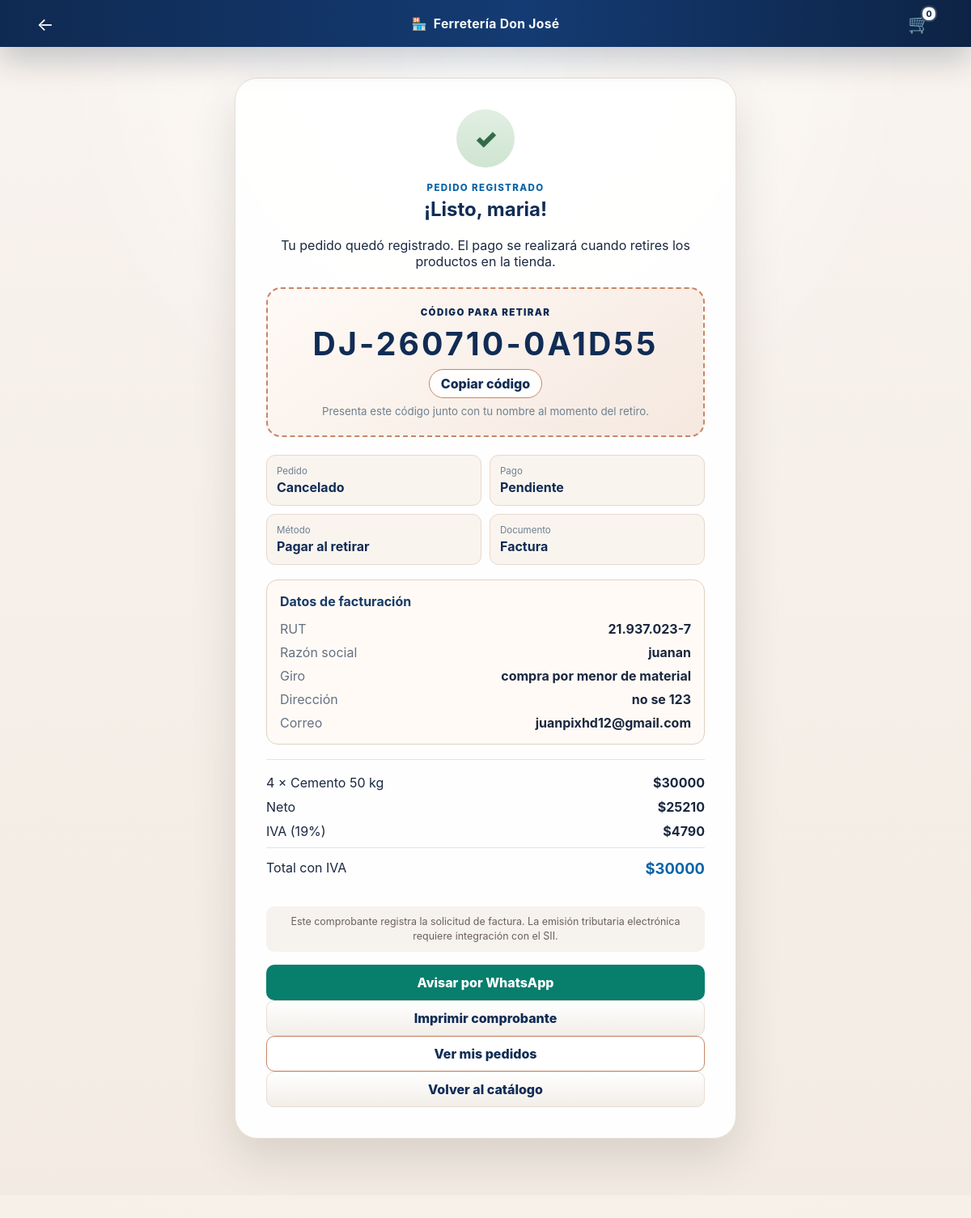
/pedido/exito/1/ (signed in), run on the app's committed database.
### tienda/models.py (models this page shows, shortened)
class Pedido(models.Model):
    usuario = models.ForeignKey(
        settings.AUTH_USER_MODEL,
        on_delete=models.SET_NULL,
        null=True,
        blank=True,
        related_name='pedidos',
        verbose_name='Cliente registrado',
    )
    ESTADOS = [
        ('pendiente', 'Pendiente'),
        ('listo', 'Pedido listo'),
        ('entregado', 'Entregado'),
        ('cancelado', 'Cancelado'),
    ]
    METODOS_PAGO = [
        ('tienda', 'Pagar al retirar'),
        ('tarjeta', 'Tarjeta'),
    ]
    ESTADOS_PAGO = [
        ('pendiente', 'Pendiente'),
        ('pagado', 'Pagado'),
        ('rechazado', 'Rechazado'),
    ]
    TIPOS_DOCUMENTO = [
        ('boleta', 'Boleta'),
        ('factura', 'Factura'),
    ]
    codigo_retiro = models.CharField(
        max_length=20,
        unique=True,
        default=generar_codigo_retiro,
        editable=False,
    )
    cliente_nombre = models.CharField(max_length=120)
    cliente_telefono = models.CharField(max_length=30)
    observacion = models.TextField(blank=True)
    estado = models.CharField(max_length=20, choices=ESTADOS, default='pendiente')
    metodo_pago = models.CharField(max_length=20, choices=METODOS_PAGO, default='tienda')
    estado_pago = models.CharField(max_length=20, choices=ESTADOS_PAGO, default='pendiente')
    tarjeta_ultimos4 = models.CharField(max_length=4, blank=True)
    referencia_pago = models.CharField(max_length=40, blank=True)
    tipo_documento = models.CharField(max_length=20, choices=TIPOS_DOCUMENTO, default='boleta')
    factura_rut = models.CharField(max_length=20, blank=True)
    factura_razon_social = models.CharField(max_length=160, blank=True)
    factura_giro = models.CharField(max_length=160, blank=True)
    factura_direccion = models.CharField(max_length=220, blank=True)
    factura_email = models.EmailField(blank=True)
    total = models.DecimalField(max_digits=12, decimal_places=0, default=0)
    stock_descontado = models.BooleanField(default=False)
    creado_en = models.DateTimeField(auto_now_add=True)
    actualizado_en = models.DateTimeField(auto_now=True)
    class Meta:
        ordering = ['-creado_en']
    @property
    def monto_neto(self):
        total = Decimal(self.total or 0)
        return (total / Decimal('1.19')).quantize(Decimal('1'), rounding=ROUND_HALF_UP)
    @property
    def monto_iva(self):
        return Decimal(self.total or 0) - self.monto_neto

class ItemPedido(models.Model):
    pedido = models.ForeignKey(Pedido, on_delete=models.CASCADE, related_name='items')
    producto = models.ForeignKey(Producto, on_delete=models.PROTECT)
    cantidad = models.PositiveIntegerField(default=1)
    precio_unitario = models.DecimalField(max_digits=10, decimal_places=0)
    @property
    def subtotal(self):
        return Decimal(self.cantidad) * self.precio_unitario

class Producto(models.Model):
    categoria = models.ForeignKey(Categoria, on_delete=models.PROTECT, related_name='productos')
    nombre = models.CharField(max_length=120)
    descripcion = models.TextField(blank=True)
    precio = models.DecimalField(max_digits=10, decimal_places=0)
    stock = models.PositiveIntegerField(default=0)
    imagen = models.ImageField(upload_to='productos/', blank=True, null=True)
    activo = models.BooleanField(default=True)
    actualizado_en = models.DateTimeField(auto_now=True)
    class Meta:
        ordering = ['nombre']

### tienda/views.py (the view)
# urls.py: path('pedido/exito/<int:pedido_id>/', views.pedido_exito, name='pedido_exito'),
def pedido_exito(request, pedido_id):
    pedido = get_object_or_404(Pedido.objects.prefetch_related('items__producto'), pk=pedido_id)
    pedidos_sesion = request.session.get('pedidos_sesion', [])
    acceso_por_sesion = pedido.id in pedidos_sesion or request.session.get('ultimo_pedido_id') == pedido.id
    acceso_por_usuario = request.user.is_authenticated and pedido.usuario_id == request.user.id
    acceso_administrador = request.user.is_authenticated and request.user.is_staff
    if not (acceso_por_sesion or acceso_por_usuario or acceso_administrador):
        raise Http404('Pedido no encontrado.')
    texto = quote(
        f'Hola, realicé el pedido {pedido.codigo_retiro} a nombre de {pedido.cliente_nombre}. '
        f'El total es ${pedido.total:,.0f}, el documento solicitado es {pedido.get_tipo_documento_display()} '
        f'y el método de pago es {pedido.get_metodo_pago_display()}.'.replace(',', '.')
    )
    whatsapp_url = f'https://wa.me/{settings.FERRETERIA_WHATSAPP}?text={texto}'
    return render(request, 'tienda/pedido_exito.html', {'pedido': pedido, 'whatsapp_url': whatsapp_url})

### tienda/context_processors.py (called while the page is built)
def carrito_resumen(request):
    carrito = request.session.get('carrito', {})
    cantidad = sum(int(valor) for valor in carrito.values())
    return {'carrito_cantidad': cantidad}

### templates/tienda/pedido_exito.html (shortened to what this page needs)
{% extends 'base.html' %}
{% block body_class %}customer-body{% endblock %}
{% block content %}
<header class="mobile-header store-header">
    <a class="icon-button" href="{% url 'catalogo' %}" aria-label="Volver a la tienda">←</a>
    <a class="customer-brand" href="{% url 'catalogo' %}"><span>🏪</span><strong>Ferretería Don José</strong></a>
    <a class="icon-button cart-link" href="{% url 'carrito' %}" aria-label="Carrito">🛒<b>{{ carrito_cantidad }}</b></a>
</header>
<main class="success-page order-success-page styled-success-page">
    <section class="success-card order-success-card styled-success-card">
        <div class="success-icon">✓</div>
        <p class="eyebrow">Pedido registrado</p>
        <h1>¡Listo, {{ pedido.cliente_nombre }}!</h1>
        {% if pedido.estado_pago == 'pagado' %}
            <p>El pago con tarjeta fue aprobado en el modo demostración y los productos quedaron reservados.</p>
        {% else %}
            <p>Tu pedido quedó registrado. El pago se realizará cuando retires los productos en la tienda.</p>
        {% endif %}
        <section class="pickup-code-card">
            <span class="pickup-code-label">Código para retirar</span>
            <strong id="pickup-code">{{ pedido.codigo_retiro }}</strong>
            <button type="button" class="copy-code-button" data-copy-code="{{ pedido.codigo_retiro }}">Copiar código</button>
            <small>Presenta este código junto con tu nombre al momento del retiro.</small>
        </section>
        <div class="order-status-grid">
            <div><span>Pedido</span><strong>{{ pedido.get_estado_display }}</strong></div>
            <div><span>Pago</span><strong>{{ pedido.get_estado_pago_display }}</strong></div>
            <div><span>Método</span><strong>{{ pedido.get_metodo_pago_display }}</strong></div>
            <div><span>Documento</span><strong>{{ pedido.get_tipo_documento_display }}</strong></div>
        </div>
        {% if pedido.tipo_documento == 'factura' %}
        <section class="invoice-receipt-data">
            <h2>Datos de facturación</h2>
            <div><span>RUT</span><strong>{{ pedido.factura_rut }}</strong></div>
            <div><span>Razón social</span><strong>{{ pedido.factura_razon_social }}</strong></div>
            <div><span>Giro</span><strong>{{ pedido.factura_giro }}</strong></div>
            <div><span>Dirección</span><strong>{{ pedido.factura_direccion }}</strong></div>
            <div><span>Correo</span><strong>{{ pedido.factura_email }}</strong></div>
        </section>
        {% endif %}
        <div class="order-summary">
            {% for item in pedido.items.all %}
                <div><span>{{ item.cantidad }} × {{ item.producto.nombre }}</span><strong>${{ item.subtotal|floatformat:0 }}</strong></div>
            {% endfor %}
            <div><span>Neto</span><strong>${{ pedido.monto_neto|floatformat:0 }}</strong></div>
            <div><span>IVA (19%)</span><strong>${{ pedido.monto_iva|floatformat:0 }}</strong></div>
            <div class="total-row"><span>Total con IVA</span><strong>${{ pedido.total|floatformat:0 }}</strong></div>
        </div>
        <p class="tax-document-note">Este comprobante registra la solicitud de {{ pedido.get_tipo_documento_display|lower }}. La emisión tributaria electrónica requiere integración con el SII.</p>
        <a class="btn btn-whatsapp btn-block" href="{{ whatsapp_url }}" target="_blank" rel="noopener">Avisar por WhatsApp</a>
        <button class="btn btn-light btn-block" type="button" onclick="window.print()">Imprimir comprobante</button>
        {% if user.is_authenticated %}
        <a class="btn btn-outline btn-block" href="{% url 'cuenta' %}">Ver mis pedidos</a>
        {% else %}
        <p class="guest-receipt-note">Guarda o imprime este comprobante. También puedes enviar el código por WhatsApp.</p>
        <a class="btn btn-outline btn-block" href="{% url 'registro' %}">Crear una cuenta opcional</a>
        {% endif %}
        <a class="btn btn-light btn-block" href="{% url 'catalogo' %}">Volver al catálogo</a>
    </section>
</main>
{% endblock %}

### data on the page
Pedido: cliente_nombre "maria", codigo_retiro "DJ-260710-0A1D55", estado "Cancelado", estado_pago "Pendiente", metodo_pago "Pagar al retirar", tipo_documento "Factura", factura_rut "21.937.023-7", factura_razon_social "juanan", factura_giro "compra por menor de material", factura_direccion "no se 123", factura_email "juanpixhd12@gmail.com", monto_neto "25210", monto_iva "4790", total "30000", tipo_documento "factura"
ItemPedido: cantidad "4", producto.nombre "Cemento 50 kg", subtotal "30000"

### other printed values
{{ carrito_cantidad }} "0"
